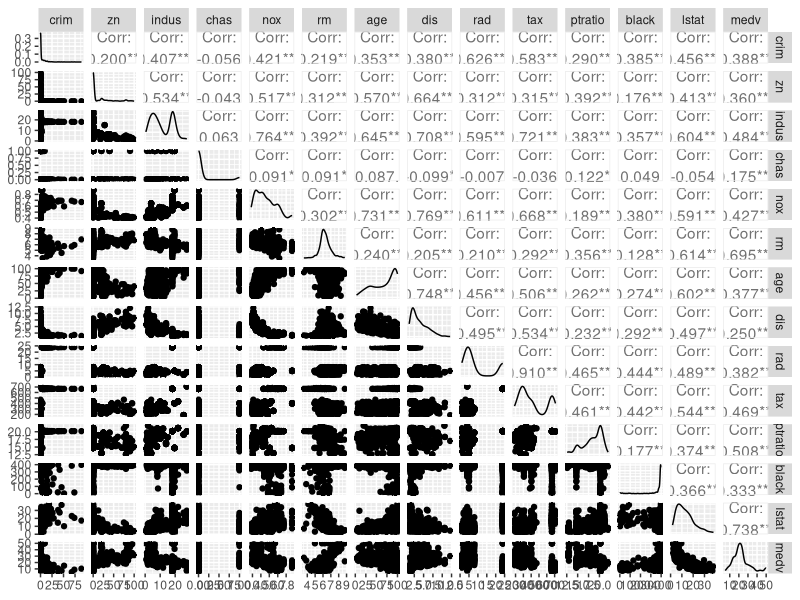
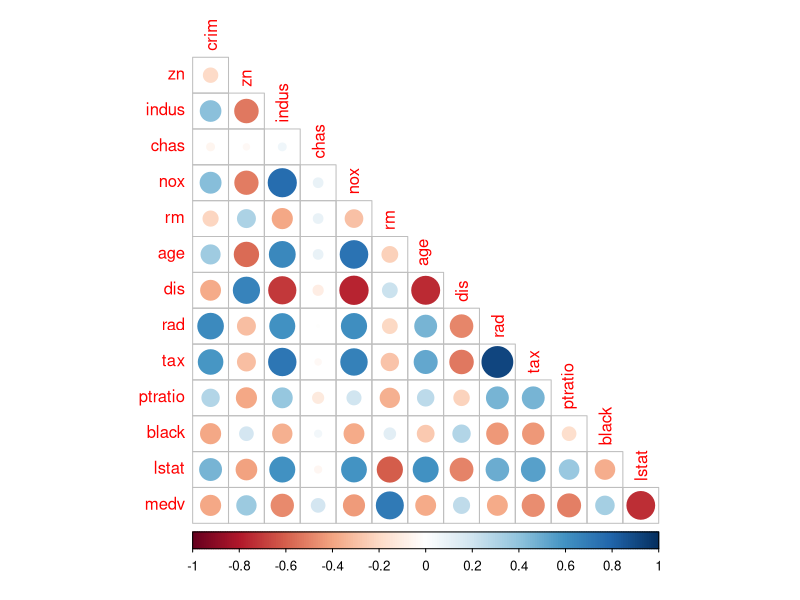
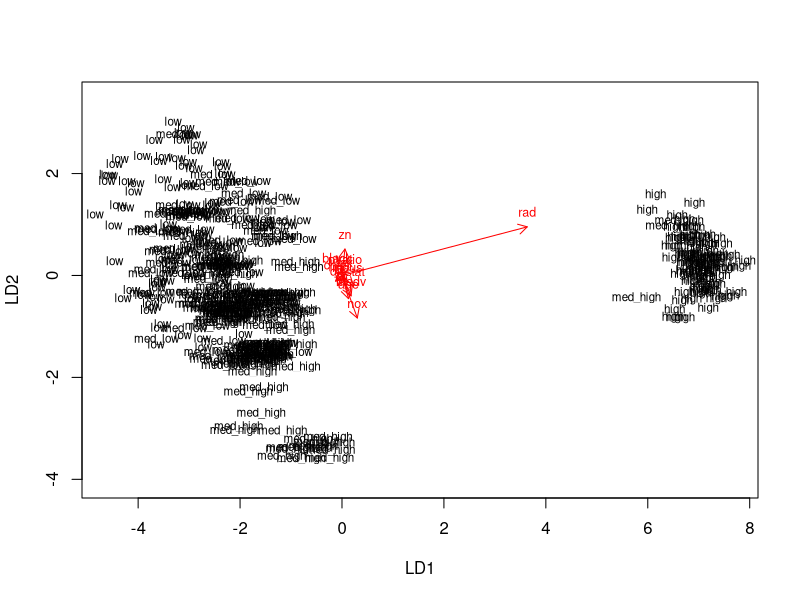
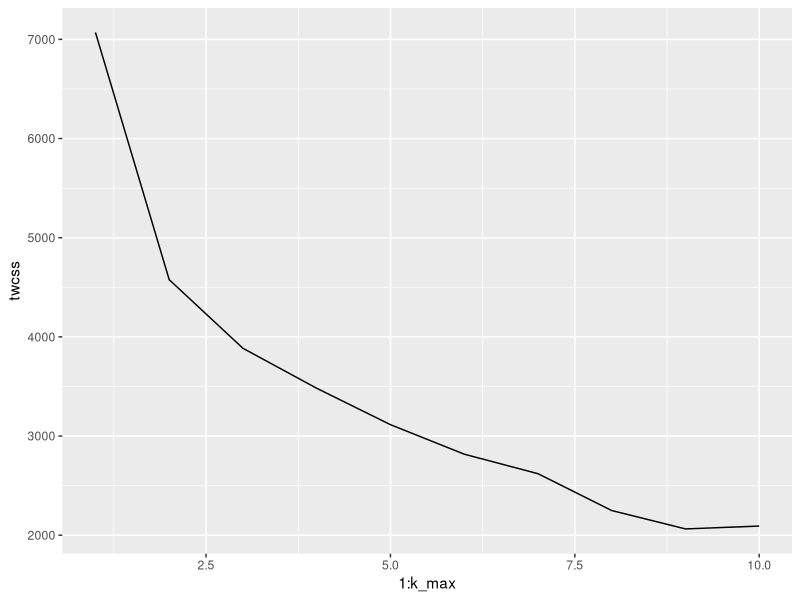
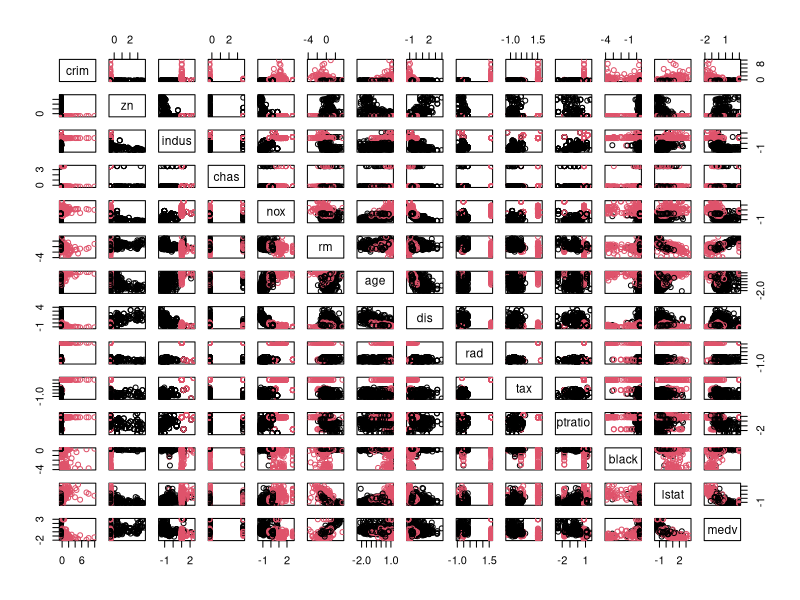
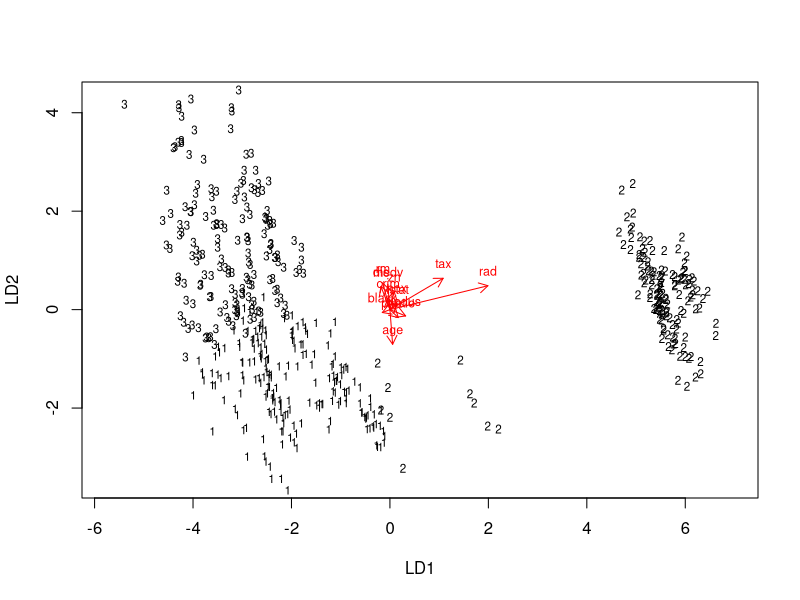

The R source for these figures, in order:
## ---- chunk 1
date()
## ---- chunk 2
# Load MASS package
library(MASS)
data("Boston")
## ---- chunk 3
str(Boston)
dim(Boston)
## ---- chunk 4
library(GGally)
library(ggplot2)
library(dplyr)
p <- ggpairs(Boston)
p
## ---- chunk 5
cor_matrix <- cor(Boston) %>% round(digits = 2)
library(corrplot)
corrplot(cor_matrix, method="circle", diag = FALSE, type = 'lower')
## ---- chunk 6
summary(Boston)
## ---- chunk 7
boston_scaled <- scale(Boston)
summary(boston_scaled)
## ---- chunk 8
boston_scaled <- as.data.frame(boston_scaled)
boston_scaled$crim <- as.numeric(boston_scaled$crim)
bins <- quantile(boston_scaled$crim)
## ---- chunk 9
quantile_labels <- c("low", "med_low", "med_high", "high")
crime <- cut(boston_scaled$crim, breaks = bins, labels = quantile_labels, include.lowest = TRUE)
boston_scaled <- data.frame(boston_scaled, crime)
## ---- chunk 10
boston_scaled <- dplyr::select(boston_scaled, -crim)
## ---- chunk 11
num_observations <- nrow(boston_scaled)
sample_ids <- sample(num_observations,  size = num_observations * 0.8)
train_set <- boston_scaled[sample_ids,]
test_set <- boston_scaled[-sample_ids,]
## ---- chunk 12
# the function for lda biplot arrows
lda.arrows <- function(x, myscale = 1, arrow_heads = 0.1, color = "red", tex = 0.75, choices = c(1,2)){
  heads <- coef(x)
  graphics::arrows(x0 = 0, y0 = 0, 
         x1 = myscale * heads[,choices[1]], 
         y1 = myscale * heads[,choices[2]], col=color, length = arrow_heads)
  text(myscale * heads[,choices], labels = row.names(heads), 
       cex = tex, col=color, pos=3)
}
## ---- chunk 13
# `crime` as the target variable, and "." (all the others) as predicators
lda.fit <- lda(crime ~ ., data = train_set)
classes <- as.numeric(train_set$crime)
## ---- chunk 14
plot(lda.fit, dimen = 2)
lda.arrows(lda.fit, myscale = 1)
## ---- chunk 15
correct_crime_level_predictions <- test_set$crime
## ---- chunk 16
test_set <- dplyr::select(test_set, -crime)
## ---- chunk 17
lda.pred <- predict(lda.fit, newdata = test_set)
## ---- chunk 18
table(correct = correct_crime_level_predictions, predicted = lda.pred$class)
## ---- chunk 19
library(MASS)
data("Boston")
## ---- chunk 20
boston_scaled <- scale(Boston)
## ---- chunk 21
dist_eu <- dist(boston_scaled)
## ---- chunk 22
km <- kmeans(boston_scaled, centers = 4)
## ---- chunk 23
set.seed(42)

k_max <- 10
twcss <- sapply(1:k_max, function(k){kmeans(boston_scaled, k)$tot.withinss})

# Spot the cliff
qplot(x = 1:k_max, y = twcss, geom = 'line')
## ---- chunk 24
km <- kmeans(boston_scaled, centers = 2)
pairs(boston_scaled, col = km$cluster)
## ---- chunk 25
km <- kmeans(boston_scaled, centers = 3)
## ---- chunk 26
cluster <- km$cluster
boston_scaled <- data.frame(boston_scaled, cluster)
## ---- chunk 27
summary(boston_scaled)
## ---- chunk 28
lda.fit <- lda(cluster ~ ., data = boston_scaled[, -4])
plot(lda.fit, dimen = 2)
lda.arrows(lda.fit, myscale = 1)
